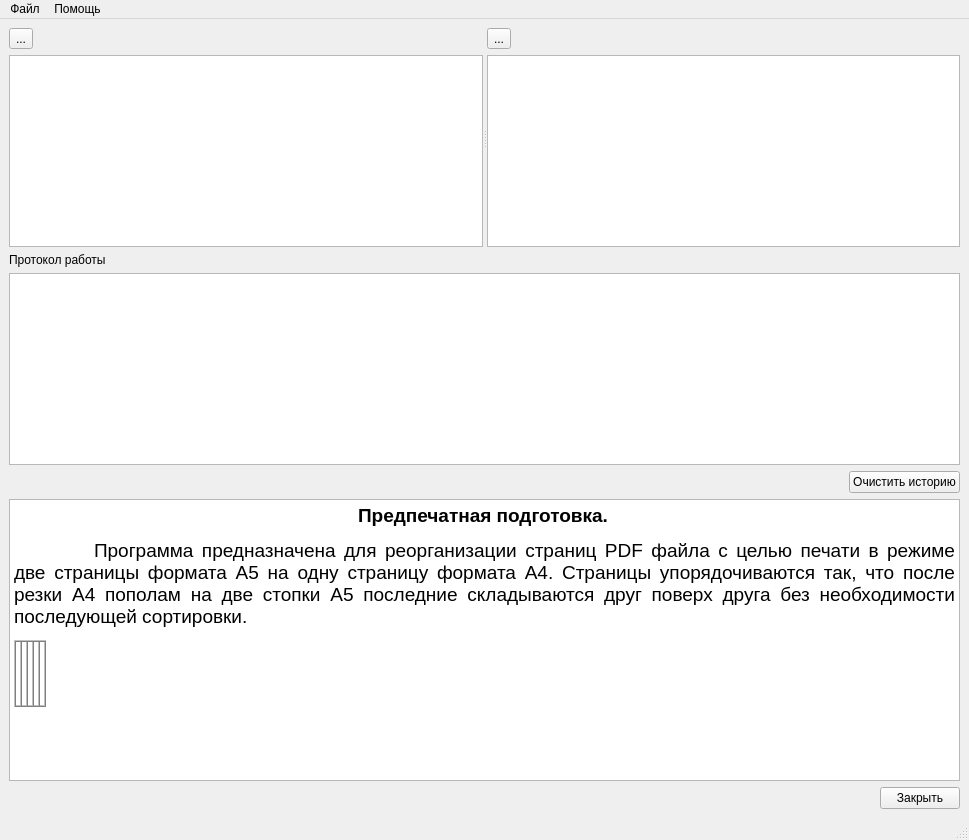
<?xml version="1.0" encoding="UTF-8"?>
<ui version="4.0">
 <class>MainWindow</class>
 <widget class="QMainWindow" name="MainWindow">
  <property name="geometry">
   <rect>
    <x>0</x>
    <y>0</y>
    <width>969</width>
    <height>840</height>
   </rect>
  </property>
  <property name="windowTitle">
   <string>ИВЦ Красноярск. Предпечатная подготовка</string>
  </property>
  <widget class="QWidget" name="centralwidget">
   <layout class="QVBoxLayout" name="verticalLayout_4">
    <item>
     <layout class="QVBoxLayout" name="workLayout">
      <item>
       <widget class="QSplitter" name="splitter">
        <property name="sizePolicy">
         <sizepolicy hsizetype="Expanding" vsizetype="Preferred">
          <horstretch>0</horstretch>
          <verstretch>1</verstretch>
         </sizepolicy>
        </property>
        <property name="orientation">
         <enum>Qt::Horizontal</enum>
        </property>
        <widget class="QWidget" name="layoutWidget">
         <layout class="QVBoxLayout" name="verticalLayout">
          <item>
           <layout class="QHBoxLayout" name="horizontalLayout_2">
            <item>
             <widget class="QToolButton" name="tbSrcDir">
              <property name="text">
               <string>...</string>
              </property>
              <property name="icon">
               <iconset>
                <normaloff>icons/icons8-папка-48.png</normaloff>icons/icons8-папка-48.png</iconset>
              </property>
             </widget>
            </item>
            <item>
             <widget class="QLabel" name="label_srcdir">
              <property name="text">
               <string notr="true"/>
              </property>
              <property name="textFormat">
               <enum>Qt::PlainText</enum>
              </property>
              <property name="scaledContents">
               <bool>false</bool>
              </property>
              <property name="buddy">
               <cstring></cstring>
              </property>
             </widget>
            </item>
           </layout>
          </item>
          <item>
           <widget class="QListWidget" name="listWidgetL"/>
          </item>
         </layout>
        </widget>
        <widget class="QWidget" name="layoutWidget">
         <layout class="QVBoxLayout" name="verticalLayout_2">
          <item>
           <layout class="QHBoxLayout" name="horizontalLayout_3">
            <item>
             <widget class="QToolButton" name="tbDstDir">
              <property name="text">
               <string>...</string>
              </property>
              <property name="icon">
               <iconset>
                <normaloff>icons/icons8-папка-48.png</normaloff>icons/icons8-папка-48.png</iconset>
              </property>
             </widget>
            </item>
            <item>
             <widget class="QLabel" name="label_dstdir">
              <property name="text">
               <string/>
              </property>
             </widget>
            </item>
           </layout>
          </item>
          <item>
           <widget class="QListWidget" name="listWidgetR"/>
          </item>
         </layout>
        </widget>
       </widget>
      </item>
      <item>
       <widget class="QLabel" name="label_3">
        <property name="text">
         <string>Протокол работы</string>
        </property>
       </widget>
      </item>
      <item>
       <widget class="QListWidget" name="logWidget">
        <property name="sizePolicy">
         <sizepolicy hsizetype="Expanding" vsizetype="Expanding">
          <horstretch>0</horstretch>
          <verstretch>0</verstretch>
         </sizepolicy>
        </property>
       </widget>
      </item>
      <item>
       <layout class="QHBoxLayout" name="horizontalLayout">
        <item>
         <spacer name="horizontalSpacer">
          <property name="orientation">
           <enum>Qt::Horizontal</enum>
          </property>
          <property name="sizeHint" stdset="0">
           <size>
            <width>40</width>
            <height>20</height>
           </size>
          </property>
         </spacer>
        </item>
        <item>
         <widget class="QPushButton" name="pushButton">
          <property name="text">
           <string>Очистить историю</string>
          </property>
         </widget>
        </item>
       </layout>
      </item>
     </layout>
    </item>
    <item>
     <layout class="QVBoxLayout" name="helpLayout">
      <item>
       <widget class="QTextEdit" name="help">
        <property name="enabled">
         <bool>true</bool>
        </property>
        <property name="readOnly">
         <bool>true</bool>
        </property>
        <property name="html">
         <string>&lt;!DOCTYPE HTML PUBLIC &quot;-//W3C//DTD HTML 4.0//EN&quot; &quot;http://www.w3.org/TR/REC-html40/strict.dtd&quot;&gt;
&lt;html&gt;&lt;head&gt;&lt;meta name=&quot;qrichtext&quot; content=&quot;1&quot; /&gt;&lt;style type=&quot;text/css&quot;&gt;
p, li { white-space: pre-wrap; }
&lt;/style&gt;&lt;/head&gt;&lt;body style=&quot; font-family:'MS Shell Dlg 2'; font-size:7.8pt; font-weight:400; font-style:normal;&quot;&gt;
&lt;p align=&quot;center&quot; style=&quot; margin-top:12px; margin-bottom:12px; margin-left:0px; margin-right:0px; -qt-block-indent:0; text-indent:0px;&quot;&gt;&lt;span style=&quot; font-size:14pt; font-weight:600;&quot;&gt;Предпечатная подготовка.&lt;/span&gt;&lt;span style=&quot; font-size:8pt;&quot;&gt; &lt;/span&gt;&lt;/p&gt;
&lt;p align=&quot;justify&quot; style=&quot; margin-top:12px; margin-bottom:12px; margin-left:0px; margin-right:0px; -qt-block-indent:0; text-indent:0px;&quot;&gt;&lt;span style=&quot; font-size:14pt;&quot;&gt;	Программа предназначена для реорганизации страниц PDF файла с целью печати в режиме две страницы формата А5 на одну страницу формата А4. Страницы упорядочиваются так, что после резки А4 пополам на две стопки А5 последние складываются друг поверх друга без необходимости последующей сортировки.&lt;/span&gt;&lt;span style=&quot; font-size:8pt;&quot;&gt; &lt;/span&gt;&lt;/p&gt;
&lt;p align=&quot;center&quot; style=&quot;-qt-paragraph-type:empty; margin-top:12px; margin-bottom:12px; margin-left:0px; margin-right:0px; -qt-block-indent:0; text-indent:0px; font-size:8pt;&quot;&gt;&lt;br /&gt;&lt;/p&gt;
&lt;table border=&quot;1&quot; style=&quot; margin-top:0px; margin-bottom:0px; margin-left:0px; margin-right:0px;&quot; cellspacing=&quot;0&quot; cellpadding=&quot;0&quot;&gt;
&lt;tr&gt;
&lt;td style=&quot; padding-left:0; padding-right:0; padding-top:0; padding-bottom:0;&quot;&gt;
&lt;p align=&quot;center&quot; style=&quot; margin-top:12px; margin-bottom:0px; margin-left:0px; margin-right:0px; -qt-block-indent:0; text-indent:0px;&quot;&gt;&lt;img src=&quot;file:///C:/Users/VLADIM~1.PAN/AppData/Local/Temp/msohtmlclip1/01/clip_image002.png&quot; width=&quot;92&quot; height=&quot;122&quot; /&gt;&lt;span style=&quot; font-size:8pt;&quot;&gt; &lt;/span&gt;&lt;/p&gt;&lt;/td&gt;
&lt;td style=&quot; padding-left:0; padding-right:0; padding-top:0; padding-bottom:0;&quot;&gt;
&lt;p align=&quot;center&quot; style=&quot; margin-top:12px; margin-bottom:0px; margin-left:0px; margin-right:0px; -qt-block-indent:0; text-indent:0px;&quot;&gt;&lt;img src=&quot;file:///C:/Users/VLADIM~1.PAN/AppData/Local/Temp/msohtmlclip1/01/clip_image003.png&quot; width=&quot;78&quot; height=&quot;37&quot; /&gt;&lt;span style=&quot; font-size:8pt;&quot;&gt; &lt;/span&gt;&lt;/p&gt;&lt;/td&gt;
&lt;td style=&quot; padding-left:0; padding-right:0; padding-top:0; padding-bottom:0;&quot;&gt;
&lt;p align=&quot;center&quot; style=&quot; margin-top:12px; margin-bottom:0px; margin-left:0px; margin-right:0px; -qt-block-indent:0; text-indent:0px;&quot;&gt;&lt;img src=&quot;file:///C:/Users/VLADIM~1.PAN/AppData/Local/Temp/msohtmlclip1/01/clip_image005.jpg&quot; width=&quot;144&quot; height=&quot;96&quot; /&gt;&lt;span style=&quot; font-size:8pt;&quot;&gt; &lt;/span&gt;&lt;/p&gt;&lt;/td&gt;
&lt;td style=&quot; padding-left:0; padding-right:0; padding-top:0; padding-bottom:0;&quot;&gt;
&lt;p align=&quot;center&quot; style=&quot; margin-top:12px; margin-bottom:0px; margin-left:0px; margin-right:0px; -qt-block-indent:0; text-indent:0px;&quot;&gt;&lt;img src=&quot;file:///C:/Users/VLADIM~1.PAN/AppData/Local/Temp/msohtmlclip1/01/clip_image006.png&quot; width=&quot;78&quot; height=&quot;35&quot; /&gt;&lt;span style=&quot; font-size:8pt;&quot;&gt; &lt;/span&gt;&lt;/p&gt;&lt;/td&gt;
&lt;td style=&quot; padding-left:0; padding-right:0; padding-top:0; padding-bottom:0;&quot;&gt;
&lt;p align=&quot;center&quot; style=&quot; margin-top:12px; margin-bottom:0px; margin-left:0px; margin-right:0px; -qt-block-indent:0; text-indent:0px;&quot;&gt;&lt;img src=&quot;file:///C:/Users/VLADIM~1.PAN/AppData/Local/Temp/msohtmlclip1/01/clip_image008.jpg&quot; width=&quot;53&quot; height=&quot;53&quot; /&gt;&lt;span style=&quot; font-size:8pt;&quot;&gt; &lt;/span&gt;&lt;/p&gt;
&lt;p align=&quot;center&quot; style=&quot; margin-top:12px; margin-bottom:0px; margin-left:0px; margin-right:0px; -qt-block-indent:0; text-indent:0px;&quot;&gt;&lt;img src=&quot;file:///C:/Users/VLADIM~1.PAN/AppData/Local/Temp/msohtmlclip1/01/clip_image009.png&quot; width=&quot;30&quot; height=&quot;30&quot; /&gt;&lt;span style=&quot; font-size:8pt;&quot;&gt; &lt;/span&gt;&lt;/p&gt;
&lt;p align=&quot;center&quot; style=&quot; margin-top:12px; margin-bottom:0px; margin-left:0px; margin-right:0px; -qt-block-indent:0; text-indent:0px;&quot;&gt;&lt;img src=&quot;file:///C:/Users/VLADIM~1.PAN/AppData/Local/Temp/msohtmlclip1/01/clip_image010.jpg&quot; width=&quot;53&quot; height=&quot;53&quot; /&gt;&lt;span style=&quot; font-size:8pt;&quot;&gt; &lt;/span&gt;&lt;/p&gt;&lt;/td&gt;&lt;/tr&gt;&lt;/table&gt;
&lt;p style=&quot; margin-top:12px; margin-bottom:12px; margin-left:0px; margin-right:0px; -qt-block-indent:0; text-indent:0px;&quot;&gt;&lt;span style=&quot; font-size:14pt;&quot;&gt; &lt;/span&gt;&lt;span style=&quot; font-size:8pt;&quot;&gt; &lt;/span&gt;&lt;/p&gt;&lt;/body&gt;&lt;/html&gt;</string>
        </property>
        <property name="textInteractionFlags">
         <set>Qt::NoTextInteraction</set>
        </property>
       </widget>
      </item>
      <item>
       <layout class="QHBoxLayout" name="horizontalLayout_4">
        <item>
         <spacer name="horizontalSpacer_2">
          <property name="orientation">
           <enum>Qt::Horizontal</enum>
          </property>
          <property name="sizeHint" stdset="0">
           <size>
            <width>40</width>
            <height>20</height>
           </size>
          </property>
         </spacer>
        </item>
        <item>
         <widget class="QPushButton" name="pbHideHelp">
          <property name="text">
           <string>Закрыть</string>
          </property>
         </widget>
        </item>
       </layout>
      </item>
     </layout>
    </item>
   </layout>
  </widget>
  <widget class="QMenuBar" name="menubar">
   <property name="geometry">
    <rect>
     <x>0</x>
     <y>0</y>
     <width>969</width>
     <height>26</height>
    </rect>
   </property>
   <widget class="QMenu" name="menu">
    <property name="title">
     <string>Файл</string>
    </property>
    <addaction name="separator"/>
    <addaction name="acConfig"/>
    <addaction name="separator"/>
    <addaction name="acQuit"/>
   </widget>
   <widget class="QMenu" name="menu_2">
    <property name="title">
     <string>Помощь</string>
    </property>
    <addaction name="action_4"/>
   </widget>
   <addaction name="menu"/>
   <addaction name="menu_2"/>
  </widget>
  <widget class="QStatusBar" name="statusbar"/>
  <action name="acConfig">
   <property name="text">
    <string>Настройки...</string>
   </property>
  </action>
  <action name="acFileOpen">
   <property name="text">
    <string>Открыть...</string>
   </property>
  </action>
  <action name="acFileSave">
   <property name="text">
    <string>Сохранить</string>
   </property>
  </action>
  <action name="acFileSaveAs">
   <property name="text">
    <string>Сохранить как...</string>
   </property>
  </action>
  <action name="acQuit">
   <property name="text">
    <string>Выход</string>
   </property>
  </action>
  <action name="action">
   <property name="text">
    <string>Вставить</string>
   </property>
  </action>
  <action name="action_2">
   <property name="text">
    <string>Копировать</string>
   </property>
  </action>
  <action name="action_3">
   <property name="text">
    <string>Удалить</string>
   </property>
  </action>
  <action name="action_4">
   <property name="text">
    <string>О программе...</string>
   </property>
  </action>
 </widget>
 <resources>
  <include location="icons.qrc"/>
 </resources>
 <connections>
  <connection>
   <sender>acQuit</sender>
   <signal>triggered()</signal>
   <receiver>MainWindow</receiver>
   <slot>close()</slot>
   <hints>
    <hint type="sourcelabel">
     <x>-1</x>
     <y>-1</y>
    </hint>
    <hint type="destinationlabel">
     <x>500</x>
     <y>416</y>
    </hint>
   </hints>
  </connection>
 </connections>
</ui>
